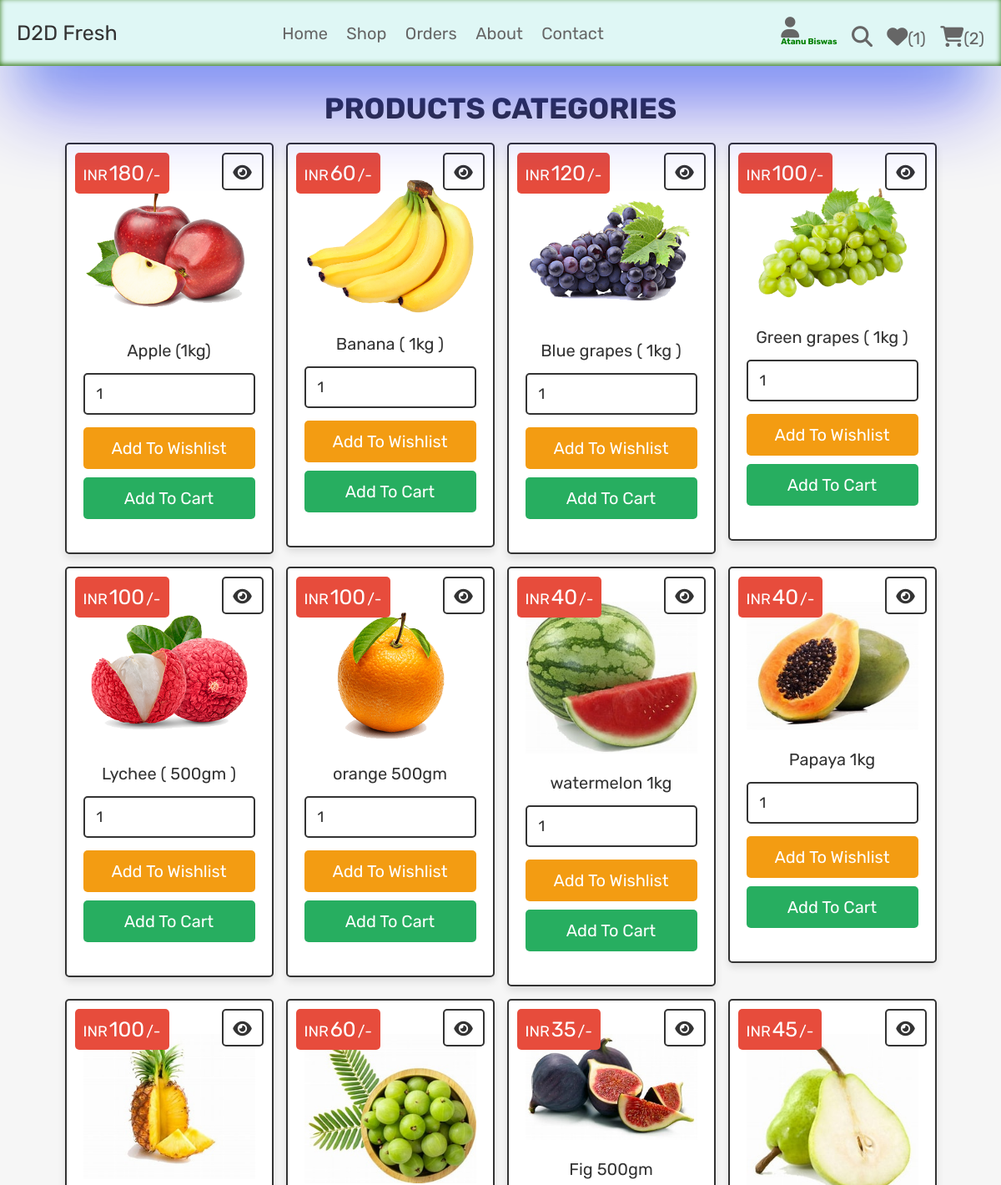
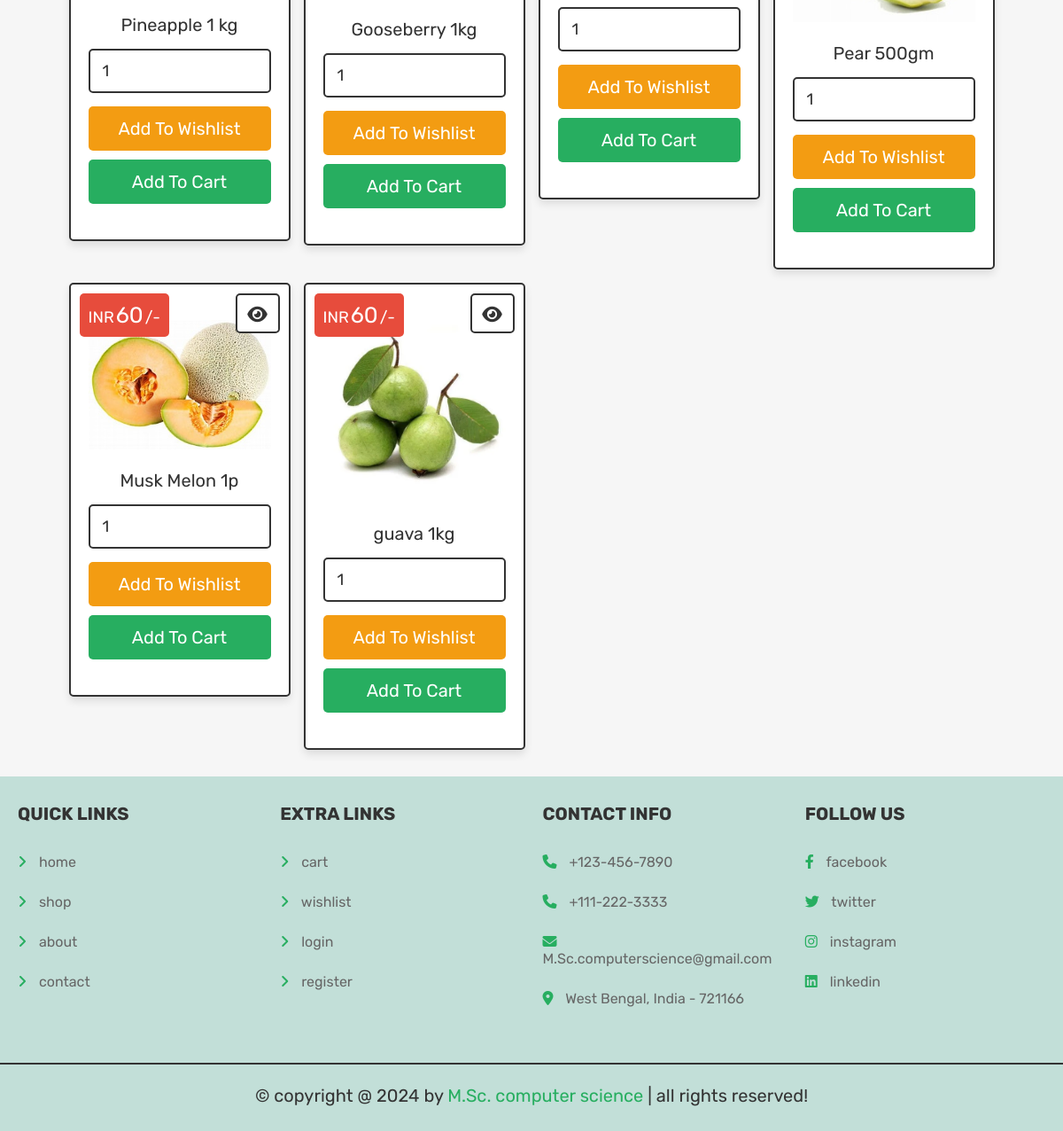
The page /main/category.php?category=fruits (signed in) on the database its author committed (2 pictures, top to bottom).
### tables this page shows
CREATE TABLE `products` (
  `id` int(100) NOT NULL,
  `name` varchar(100) NOT NULL,
  `category` varchar(20) NOT NULL,
  `details` varchar(500) NOT NULL,
  `price` int(100) NOT NULL,
  `image` varchar(100) NOT NULL
);

### main/category.php (the view, shortened to what this page needs)
<?php
@include 'config.php';
?>
<!DOCTYPE html>
<html lang="en">
<head>
   <link rel="stylesheet" href="https://cdnjs.cloudflare.com/ajax/libs/font-awesome/6.1.1/css/all.min.css">
   <link rel="stylesheet" href="css/style.css">
</head>
<body>
<?php include 'header.php'; ?>
<section class="products">
   <h1 class="title">products categories</h1>
   <div class="box-container">
   <?php
      $category_name = $_GET['category'];
      $select_products = $conn->prepare("SELECT * FROM `products` WHERE category = ?");
      $select_products->execute([$category_name]);
      if($select_products->rowCount() > 0){
         while($fetch_products = $select_products->fetch(PDO::FETCH_ASSOC)){
   ?>
   <form action="" class="box" method="POST">
      <div class="price">INR<span><?= $fetch_products['price']; ?></span>/-</div>
      <a href="view_page.php?pid=<?= $fetch_products['id']; ?>" class="fas fa-eye"></a>
      <img src="uploaded_img/<?= $fetch_products['image']; ?>" alt="">
      <div class="name"><?= $fetch_products['name']; ?></div>
      <input type="number" min="1" value="1" name="p_qty" class="qty">
      <input type="submit" value="add to wishlist" class="option-btn" name="add_to_wishlist">
      <input type="submit" value="add to cart" class="btn" name="add_to_cart">
   </form>
   <?php
         }
      }else{
         echo '<p class="empty">no products available!</p>';
      }
   ?>
   </div>
</section>
<?php include 'footer.php'; ?>
</body>
</html>

### css/style.css (style rules this page uses)
.products .box-container { display: grid; grid-template-columns: repeat(auto-fit, 25rem); gap:1.5rem; justify-content: center; align-items: flex-start; }
.products .box-container .box { padding:4rem 2rem; text-align: center; border:var(--border); background-color: var(--white); box-shadow: var(--box-shadow); border-radius: .5rem; position: relative; }
.products .box-container .box .price { position: absolute; top:1rem; left:1rem; padding:1rem; border-radius: .5rem; background-color: var(--red); font-size: 1.8rem; color:var(--white); }
.products .box-container .box .price span { font-size: 2.5rem; color:var(--white); margin:0 .2rem; }
.products .box-container .box .fa-eye { position: absolute; top:1rem; right:1rem; border-radius: .5rem; height: 4.5rem; line-height: 4.3rem; width: 5rem; border:var(--border); color:var(--black); font-size: 2rem; background-color: var(--white); }
.products .box-container .box img { width: 100%; margin-bottom: 1rem; }
.products .box-container .box .name { font-size: 2rem; color:var(--black); padding:1rem 0; }
.products .box-container .box .qty { margin:.5rem 0; border-radius: .5rem; padding:1.2rem 1.4rem; font-size: 1.8rem; color:var(--black); border:var(--border); width: 100%; }

### css/components.css (style rules this page uses)
:root { --green:#27ae60; --orange:#f39c12; --red:#e74c3c; --black:#333; --light-color:#666; --white:#fff; --light-bg:#f6f6f6; --border:.2rem solid var(--black); --box-shadow:0 .5rem 1rem rgba(0,0,0,.1); }
* { font-family: 'Rubik', sans-serif; margin:0; padding:0; box-sizing: border-box; outline: none; border:none; text-decoration: none; color:var(--black); }
body { background-color: var(--light-bg); }
html { font-size: 62.5%; overflow-x: hidden; scroll-behavior: smooth; scroll-padding-top: 6.5rem; }
section { padding:3rem 2rem; max-width: 1200px; margin:0 auto; }
.btn, .delete-btn, .option-btn { display: block; width: 100%; margin-top: 1rem; border-radius: .5rem; color:var(--white); font-size: 2rem; padding:1.3rem 3rem; text-transform: capitalize; cursor: pointer; text-align: center; }
.btn { background-color: var(--green); }
.option-btn { background-color: var(--orange); }
.title { text-align: center; margin-bottom: 2rem; text-transform: uppercase; color:var(--black); font-size: 3.5rem; }

### rows shown on the page
products: price "180", image (picture), name "Apple (1kg)"
products: price "60", image (picture), name "Banana ( 1kg )"
products: price "120", image (picture), name "Blue grapes ( 1kg )"
products: price "100", image (picture), name "Green grapes ( 1kg )"
products: price "100", image (picture), name "Lychee ( 500gm )"
products: price "100", image (picture), name "orange 500gm"
products: price "40", image (picture), name "watermelon 1kg"
products: price "40", image (picture), name "Papaya 1kg"
products: price "100", image (picture), name "Pineapple 1 kg"
products: price "60", image (picture), name "Gooseberry 1kg"
products: price "35", image (picture), name "Fig 500gm"
products: price "45", image (picture), name "Pear 500gm"
products: price "60", image (picture), name "Musk Melon 1p"
products: price "60", image (picture), name "guava 1kg"

### other values the page prints
$count_wishlist_items->rowCount() "1"
$count_cart_items->rowCount() "2"
